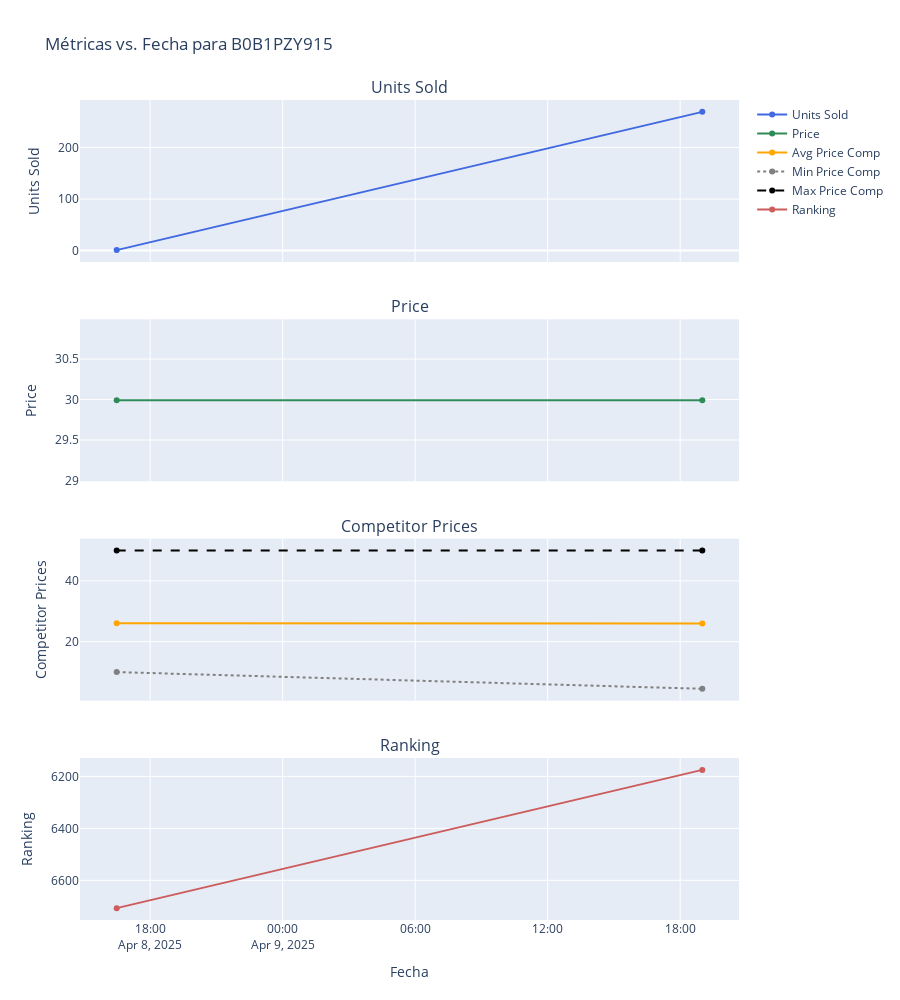

Notebook cell for this chart:
### Code cell
plot_units_price_comp_ranking(df_with_previous, 'B0B1PZY915')

### Figure 1 — Plotly figure (JSON) as saved in the notebook; plotly's stock layout.template omitted (floating-point values rounded to 4 significant figures)
{"data": [{"line": {"color": "royalblue"}, "mode": "lines+markers", "name": "Units Sold", "type": "scatter", "x": ["2025-04-08T16:29:09", "2025-04-09T19:00:02"], "xaxis": "x", "y": [1, 269], "yaxis": "y"}, {"line": {"color": "seagreen"}, "mode": "lines+markers", "name": "Price", "type": "scatter", "x": ["2025-04-08T16:29:09", "2025-04-09T19:00:02"], "xaxis": "x2", "y": [29.99, 29.99], "yaxis": "y2"}, {"line": {"color": "orange", "dash": "solid"}, "mode": "lines+markers", "name": "Avg Price Comp", "type": "scatter", "x": ["2025-04-08T16:29:09", "2025-04-09T19:00:02"], "xaxis": "x3", "y": [26.1, 25.95], "yaxis": "y3"}, {"line": {"color": "gray", "dash": "dot"}, "mode": "lines+markers", "name": "Min Price Comp", "type": "scatter", "x": ["2025-04-08T16:29:09", "2025-04-09T19:00:02"], "xaxis": "x3", "y": [9.99, 4.49], "yaxis": "y3"}, {"line": {"color": "black", "dash": "dash"}, "mode": "lines+markers", "name": "Max Price Comp", "type": "scatter", "x": ["2025-04-08T16:29:09", "2025-04-09T19:00:02"], "xaxis": "x3", "y": [49.99, 49.99], "yaxis": "y3"}, {"line": {"color": "indianred"}, "mode": "lines+markers", "name": "Ranking", "type": "scatter", "x": ["2025-04-08T16:29:09", "2025-04-09T19:00:02"], "xaxis": "x4", "y": [6707, 6175], "yaxis": "y4"}], "layout": {"annotations": [{"font": {"size": 16}, "showarrow": false, "text": "Units Sold", "x": 0.5, "xanchor": "center", "xref": "paper", "y": 1, "yanchor": "bottom", "yref": "paper"}, {"font": {"size": 16}, "showarrow": false, "text": "Price", "x": 0.5, "xanchor": "center", "xref": "paper", "y": 0.7325, "yanchor": "bottom", "yref": "paper"}, {"font": {"size": 16}, "showarrow": false, "text": "Competitor Prices", "x": 0.5, "xanchor": "center", "xref": "paper", "y": 0.465, "yanchor": "bottom", "yref": "paper"}, {"font": {"size": 16}, "showarrow": false, "text": "Ranking", "x": 0.5, "xanchor": "center", "xref": "paper", "y": 0.1975, "yanchor": "bottom", "yref": "paper"}], "height": 1000, "hovermode": "x unified", "title": {"text": "Métricas vs. Fecha para B0B1PZY915"}, "xaxis": {"anchor": "y", "domain": [0, 1], "matches": "x4", "showticklabels": false}, "xaxis2": {"anchor": "y2", "domain": [0, 1], "matches": "x4", "showticklabels": false}, "xaxis3": {"anchor": "y3", "domain": [0, 1], "matches": "x4", "showticklabels": false}, "xaxis4": {"anchor": "y4", "domain": [0, 1], "title": {"text": "Fecha"}}, "yaxis": {"anchor": "x", "domain": [0.8025, 1], "title": {"text": "Units Sold"}}, "yaxis2": {"anchor": "x2", "domain": [0.535, 0.7325], "title": {"text": "Price"}}, "yaxis3": {"anchor": "x3", "domain": [0.2675, 0.465], "title": {"text": "Competitor Prices"}}, "yaxis4": {"anchor": "x4", "autorange": "reversed", "domain": [0, 0.1975], "title": {"text": "Ranking"}}}}
